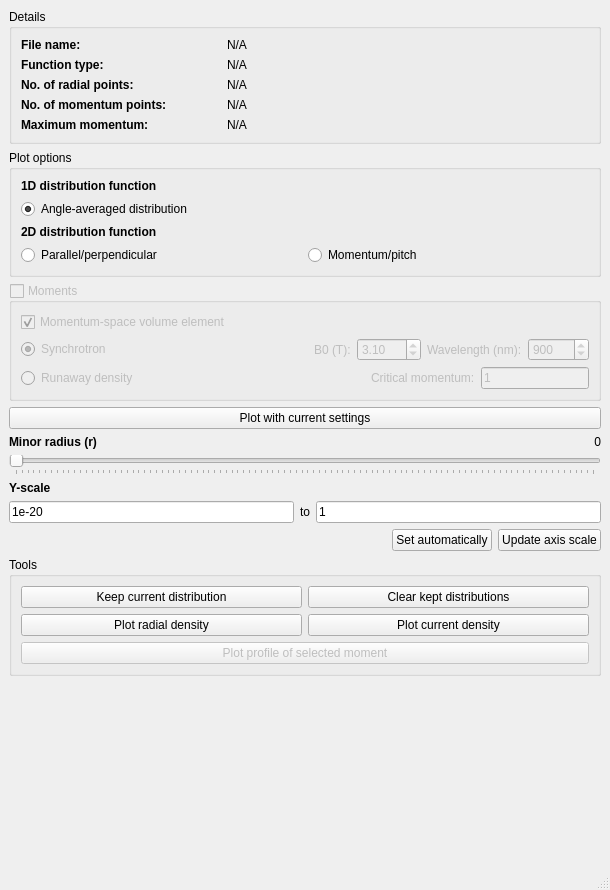
<?xml version="1.0" encoding="UTF-8"?>
<ui version="4.0">
 <class>DistfuncUI</class>
 <widget class="QMainWindow" name="DistfuncUI">
  <property name="geometry">
   <rect>
    <x>0</x>
    <y>0</y>
    <width>610</width>
    <height>890</height>
   </rect>
  </property>
  <property name="windowTitle">
   <string>Distribution Function Viewer</string>
  </property>
  <widget class="QWidget" name="centralwidget">
   <layout class="QVBoxLayout" name="verticalLayout">
    <item>
     <widget class="QGroupBox" name="groupBox">
      <property name="title">
       <string>Details</string>
      </property>
      <layout class="QVBoxLayout" name="verticalLayout_2">
       <item>
        <layout class="QHBoxLayout" name="horizontalLayout_2" stretch="0,0">
         <property name="topMargin">
          <number>0</number>
         </property>
         <item>
          <widget class="QLabel" name="label_3">
           <property name="sizePolicy">
            <sizepolicy hsizetype="Fixed" vsizetype="Preferred">
             <horstretch>0</horstretch>
             <verstretch>0</verstretch>
            </sizepolicy>
           </property>
           <property name="minimumSize">
            <size>
             <width>200</width>
             <height>0</height>
            </size>
           </property>
           <property name="font">
            <font>
             <weight>75</weight>
             <bold>true</bold>
            </font>
           </property>
           <property name="text">
            <string>File name:</string>
           </property>
          </widget>
         </item>
         <item>
          <widget class="QLabel" name="lblFileName">
           <property name="text">
            <string>N/A</string>
           </property>
          </widget>
         </item>
        </layout>
       </item>
       <item>
        <layout class="QHBoxLayout" name="horizontalLayout_3" stretch="0,0">
         <item>
          <widget class="QLabel" name="label_6">
           <property name="sizePolicy">
            <sizepolicy hsizetype="Fixed" vsizetype="Preferred">
             <horstretch>0</horstretch>
             <verstretch>0</verstretch>
            </sizepolicy>
           </property>
           <property name="minimumSize">
            <size>
             <width>200</width>
             <height>0</height>
            </size>
           </property>
           <property name="font">
            <font>
             <weight>75</weight>
             <bold>true</bold>
            </font>
           </property>
           <property name="text">
            <string>Function type:</string>
           </property>
          </widget>
         </item>
         <item>
          <widget class="QLabel" name="lblDistType">
           <property name="text">
            <string>N/A</string>
           </property>
          </widget>
         </item>
        </layout>
       </item>
       <item>
        <layout class="QHBoxLayout" name="horizontalLayout_9" stretch="0,0">
         <property name="topMargin">
          <number>0</number>
         </property>
         <item>
          <widget class="QLabel" name="label_10">
           <property name="sizePolicy">
            <sizepolicy hsizetype="Fixed" vsizetype="Preferred">
             <horstretch>0</horstretch>
             <verstretch>0</verstretch>
            </sizepolicy>
           </property>
           <property name="minimumSize">
            <size>
             <width>200</width>
             <height>0</height>
            </size>
           </property>
           <property name="font">
            <font>
             <weight>75</weight>
             <bold>true</bold>
            </font>
           </property>
           <property name="text">
            <string>No. of radial points:</string>
           </property>
          </widget>
         </item>
         <item>
          <widget class="QLabel" name="lblNRadii">
           <property name="text">
            <string>N/A</string>
           </property>
          </widget>
         </item>
        </layout>
       </item>
       <item>
        <layout class="QHBoxLayout" name="horizontalLayout_10" stretch="0,0">
         <property name="topMargin">
          <number>0</number>
         </property>
         <item>
          <widget class="QLabel" name="label_12">
           <property name="sizePolicy">
            <sizepolicy hsizetype="Fixed" vsizetype="Preferred">
             <horstretch>0</horstretch>
             <verstretch>0</verstretch>
            </sizepolicy>
           </property>
           <property name="minimumSize">
            <size>
             <width>200</width>
             <height>0</height>
            </size>
           </property>
           <property name="font">
            <font>
             <weight>75</weight>
             <bold>true</bold>
            </font>
           </property>
           <property name="text">
            <string>No. of momentum points:</string>
           </property>
          </widget>
         </item>
         <item>
          <widget class="QLabel" name="lblNMomentum">
           <property name="text">
            <string>N/A</string>
           </property>
          </widget>
         </item>
        </layout>
       </item>
       <item>
        <layout class="QHBoxLayout" name="horizontalLayout_12" stretch="0,0">
         <property name="topMargin">
          <number>0</number>
         </property>
         <item>
          <widget class="QLabel" name="label_11">
           <property name="sizePolicy">
            <sizepolicy hsizetype="Fixed" vsizetype="Preferred">
             <horstretch>0</horstretch>
             <verstretch>0</verstretch>
            </sizepolicy>
           </property>
           <property name="minimumSize">
            <size>
             <width>200</width>
             <height>0</height>
            </size>
           </property>
           <property name="font">
            <font>
             <weight>75</weight>
             <bold>true</bold>
            </font>
           </property>
           <property name="text">
            <string>Maximum momentum:</string>
           </property>
          </widget>
         </item>
         <item>
          <widget class="QLabel" name="lblMaxP">
           <property name="text">
            <string>N/A</string>
           </property>
          </widget>
         </item>
        </layout>
       </item>
      </layout>
     </widget>
    </item>
    <item>
     <widget class="QGroupBox" name="groupBox_3">
      <property name="title">
       <string>Plot options</string>
      </property>
      <layout class="QVBoxLayout" name="verticalLayout_4">
       <item>
        <widget class="QLabel" name="label_2">
         <property name="font">
          <font>
           <weight>75</weight>
           <bold>true</bold>
          </font>
         </property>
         <property name="text">
          <string>1D distribution function</string>
         </property>
        </widget>
       </item>
       <item>
        <widget class="QRadioButton" name="rbDist1D">
         <property name="text">
          <string>Angle-averaged distribution</string>
         </property>
         <property name="checked">
          <bool>true</bool>
         </property>
        </widget>
       </item>
       <item>
        <widget class="QLabel" name="label">
         <property name="font">
          <font>
           <weight>75</weight>
           <bold>true</bold>
          </font>
         </property>
         <property name="text">
          <string>2D distribution function</string>
         </property>
        </widget>
       </item>
       <item>
        <layout class="QHBoxLayout" name="horizontalLayout">
         <item>
          <widget class="QRadioButton" name="rbDistParPerp">
           <property name="text">
            <string>Parallel/perpendicular</string>
           </property>
           <property name="checkable">
            <bool>true</bool>
           </property>
           <property name="checked">
            <bool>false</bool>
           </property>
          </widget>
         </item>
         <item>
          <widget class="QRadioButton" name="rbDistPXi">
           <property name="text">
            <string>Momentum/pitch</string>
           </property>
          </widget>
         </item>
        </layout>
       </item>
      </layout>
     </widget>
    </item>
    <item>
     <widget class="QGroupBox" name="gbMoments">
      <property name="enabled">
       <bool>false</bool>
      </property>
      <property name="title">
       <string>Moments</string>
      </property>
      <property name="checkable">
       <bool>true</bool>
      </property>
      <property name="checked">
       <bool>false</bool>
      </property>
      <layout class="QVBoxLayout" name="verticalLayout_5">
       <item>
        <widget class="QCheckBox" name="cbVolumeElement">
         <property name="text">
          <string>Momentum-space volume element</string>
         </property>
         <property name="checked">
          <bool>true</bool>
         </property>
        </widget>
       </item>
       <item>
        <layout class="QHBoxLayout" name="horizontalLayout_8">
         <property name="topMargin">
          <number>0</number>
         </property>
         <item>
          <widget class="QRadioButton" name="rbSynchrotron">
           <property name="text">
            <string>Synchrotron</string>
           </property>
           <property name="checked">
            <bool>true</bool>
           </property>
          </widget>
         </item>
         <item>
          <widget class="QLabel" name="lblSynchB0">
           <property name="sizePolicy">
            <sizepolicy hsizetype="Fixed" vsizetype="Preferred">
             <horstretch>0</horstretch>
             <verstretch>0</verstretch>
            </sizepolicy>
           </property>
           <property name="text">
            <string>B0 (T):</string>
           </property>
          </widget>
         </item>
         <item>
          <widget class="QDoubleSpinBox" name="sbSynchMagneticField">
           <property name="sizePolicy">
            <sizepolicy hsizetype="Fixed" vsizetype="Fixed">
             <horstretch>0</horstretch>
             <verstretch>0</verstretch>
            </sizepolicy>
           </property>
           <property name="suffix">
            <string notr="true"/>
           </property>
           <property name="minimum">
            <double>0.100000000000000</double>
           </property>
           <property name="maximum">
            <double>100.000000000000000</double>
           </property>
           <property name="singleStep">
            <double>0.100000000000000</double>
           </property>
           <property name="value">
            <double>3.100000000000000</double>
           </property>
          </widget>
         </item>
         <item>
          <widget class="QLabel" name="lblSynchWavelength">
           <property name="sizePolicy">
            <sizepolicy hsizetype="Fixed" vsizetype="Preferred">
             <horstretch>0</horstretch>
             <verstretch>0</verstretch>
            </sizepolicy>
           </property>
           <property name="text">
            <string>Wavelength (nm):</string>
           </property>
          </widget>
         </item>
         <item>
          <widget class="QSpinBox" name="sbSynchWavelength">
           <property name="sizePolicy">
            <sizepolicy hsizetype="Fixed" vsizetype="Fixed">
             <horstretch>0</horstretch>
             <verstretch>0</verstretch>
            </sizepolicy>
           </property>
           <property name="minimum">
            <number>50</number>
           </property>
           <property name="maximum">
            <number>20000</number>
           </property>
           <property name="singleStep">
            <number>50</number>
           </property>
           <property name="value">
            <number>900</number>
           </property>
          </widget>
         </item>
        </layout>
       </item>
       <item>
        <layout class="QHBoxLayout" name="horizontalLayout_14">
         <property name="topMargin">
          <number>0</number>
         </property>
         <item>
          <widget class="QRadioButton" name="rbRunaway">
           <property name="text">
            <string>Runaway density</string>
           </property>
          </widget>
         </item>
         <item>
          <widget class="QLabel" name="lblRunawayPc">
           <property name="sizePolicy">
            <sizepolicy hsizetype="Fixed" vsizetype="Preferred">
             <horstretch>0</horstretch>
             <verstretch>0</verstretch>
            </sizepolicy>
           </property>
           <property name="text">
            <string>Critical momentum:</string>
           </property>
          </widget>
         </item>
         <item>
          <widget class="QLineEdit" name="tbRunawayPc">
           <property name="sizePolicy">
            <sizepolicy hsizetype="Fixed" vsizetype="Fixed">
             <horstretch>0</horstretch>
             <verstretch>0</verstretch>
            </sizepolicy>
           </property>
           <property name="text">
            <string>1</string>
           </property>
          </widget>
         </item>
        </layout>
       </item>
      </layout>
     </widget>
    </item>
    <item>
     <widget class="QPushButton" name="btnPlotNow">
      <property name="text">
       <string>Plot with current settings</string>
      </property>
     </widget>
    </item>
    <item>
     <layout class="QHBoxLayout" name="horizontalLayout_4">
      <property name="topMargin">
       <number>0</number>
      </property>
      <item>
       <widget class="QLabel" name="label_4">
        <property name="font">
         <font>
          <weight>75</weight>
          <bold>true</bold>
         </font>
        </property>
        <property name="text">
         <string>Minor radius (r)</string>
        </property>
       </widget>
      </item>
      <item>
       <widget class="QLabel" name="lblRadius">
        <property name="text">
         <string>0</string>
        </property>
        <property name="alignment">
         <set>Qt::AlignRight|Qt::AlignTrailing|Qt::AlignVCenter</set>
        </property>
       </widget>
      </item>
     </layout>
    </item>
    <item>
     <widget class="QSlider" name="sliderRadius">
      <property name="orientation">
       <enum>Qt::Horizontal</enum>
      </property>
      <property name="tickPosition">
       <enum>QSlider::TicksBelow</enum>
      </property>
      <property name="tickInterval">
       <number>1</number>
      </property>
     </widget>
    </item>
    <item>
     <widget class="QLabel" name="label_5">
      <property name="font">
       <font>
        <weight>75</weight>
        <bold>true</bold>
       </font>
      </property>
      <property name="text">
       <string>Y-scale</string>
      </property>
     </widget>
    </item>
    <item>
     <layout class="QHBoxLayout" name="horizontalLayout_5">
      <property name="topMargin">
       <number>0</number>
      </property>
      <item>
       <widget class="QLineEdit" name="tbMinY">
        <property name="text">
         <string>1e-20</string>
        </property>
        <property name="placeholderText">
         <string>Lower limit (e.g. 1e-20)</string>
        </property>
       </widget>
      </item>
      <item>
       <widget class="QLabel" name="label_7">
        <property name="sizePolicy">
         <sizepolicy hsizetype="Fixed" vsizetype="Preferred">
          <horstretch>0</horstretch>
          <verstretch>0</verstretch>
         </sizepolicy>
        </property>
        <property name="text">
         <string>to</string>
        </property>
       </widget>
      </item>
      <item>
       <widget class="QLineEdit" name="tbMaxY">
        <property name="text">
         <string>1</string>
        </property>
        <property name="placeholderText">
         <string>Upper limit (i.e. 1)</string>
        </property>
       </widget>
      </item>
     </layout>
    </item>
    <item>
     <layout class="QHBoxLayout" name="horizontalLayout_6">
      <property name="topMargin">
       <number>0</number>
      </property>
      <item>
       <spacer name="horizontalSpacer">
        <property name="orientation">
         <enum>Qt::Horizontal</enum>
        </property>
        <property name="sizeHint" stdset="0">
         <size>
          <width>40</width>
          <height>20</height>
         </size>
        </property>
       </spacer>
      </item>
      <item>
       <widget class="QPushButton" name="btnAutomaticY">
        <property name="text">
         <string>Set automatically</string>
        </property>
       </widget>
      </item>
      <item>
       <widget class="QPushButton" name="btnUpdateYAxis">
        <property name="text">
         <string>Update axis scale</string>
        </property>
       </widget>
      </item>
     </layout>
    </item>
    <item>
     <widget class="QGroupBox" name="groupBox_2">
      <property name="title">
       <string>Tools</string>
      </property>
      <layout class="QVBoxLayout" name="verticalLayout_3">
       <item>
        <layout class="QHBoxLayout" name="horizontalLayout_7">
         <property name="topMargin">
          <number>0</number>
         </property>
         <item>
          <widget class="QPushButton" name="btnKeepDistribution">
           <property name="text">
            <string>Keep current distribution</string>
           </property>
          </widget>
         </item>
         <item>
          <widget class="QPushButton" name="btnClearKeptDistributions">
           <property name="text">
            <string>Clear kept distributions</string>
           </property>
          </widget>
         </item>
        </layout>
       </item>
       <item>
        <layout class="QHBoxLayout" name="horizontalLayout_11">
         <property name="topMargin">
          <number>0</number>
         </property>
         <item>
          <widget class="QPushButton" name="btnPlotRadprof">
           <property name="text">
            <string>Plot radial density</string>
           </property>
          </widget>
         </item>
         <item>
          <widget class="QPushButton" name="btnPlotCurrent">
           <property name="text">
            <string>Plot current density</string>
           </property>
          </widget>
         </item>
        </layout>
       </item>
       <item>
        <layout class="QHBoxLayout" name="horizontalLayout_13">
         <property name="topMargin">
          <number>0</number>
         </property>
         <item>
          <widget class="QPushButton" name="btnMomentProfile">
           <property name="enabled">
            <bool>false</bool>
           </property>
           <property name="text">
            <string>Plot profile of selected moment</string>
           </property>
          </widget>
         </item>
        </layout>
       </item>
      </layout>
     </widget>
    </item>
    <item>
     <spacer name="verticalSpacer">
      <property name="orientation">
       <enum>Qt::Vertical</enum>
      </property>
      <property name="sizeHint" stdset="0">
       <size>
        <width>20</width>
        <height>40</height>
       </size>
      </property>
     </spacer>
    </item>
   </layout>
  </widget>
  <widget class="QMenuBar" name="menubar">
   <property name="geometry">
    <rect>
     <x>0</x>
     <y>0</y>
     <width>610</width>
     <height>24</height>
    </rect>
   </property>
  </widget>
  <widget class="QStatusBar" name="statusbar"/>
 </widget>
 <resources/>
 <connections/>
</ui>
